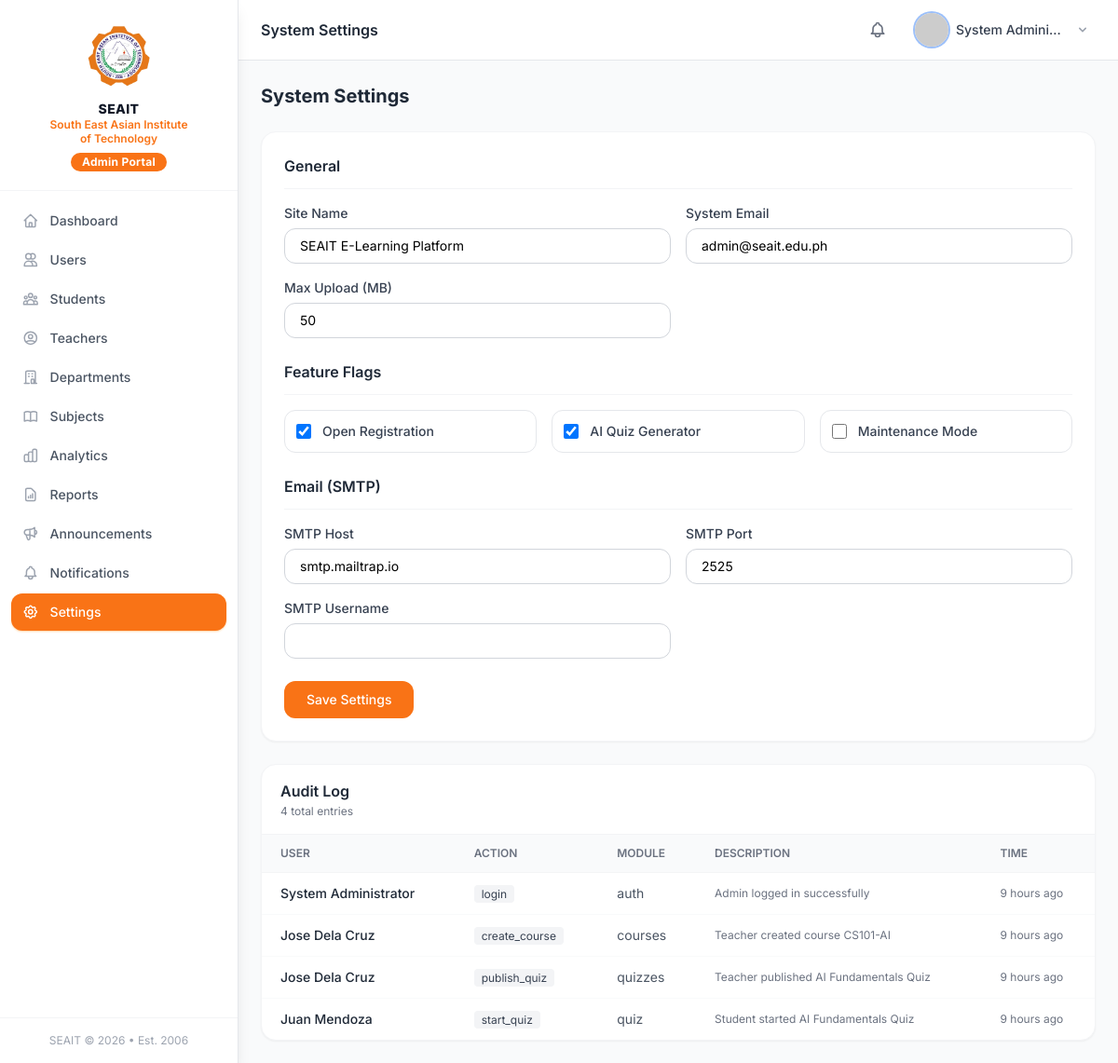
The page /modules/admin/settings.php (signed in) on the database its author committed.
### tables this page shows
CREATE TABLE audit_logs (
    id          INT UNSIGNED AUTO_INCREMENT PRIMARY KEY,
    user_id     INT UNSIGNED DEFAULT NULL,
    action      VARCHAR(100) NOT NULL,
    module      VARCHAR(80)  NOT NULL,
    description TEXT         DEFAULT NULL,
    ip_address  VARCHAR(45)  DEFAULT NULL,
    user_agent  VARCHAR(300) DEFAULT NULL,
    created_at  DATETIME     NOT NULL DEFAULT CURRENT_TIMESTAMP,
    FOREIGN KEY (user_id) REFERENCES users(id) ON DELETE SET NULL,
    INDEX idx_user   (user_id),
    INDEX idx_action (action),
    INDEX idx_module (module),
    INDEX idx_date   (created_at)
);

### core/Database.php (called while the page is built, shortened)
<?php
class Database
{
    private static ?PDO $instance = null;
    public static function getInstance(): PDO
    {
        if (self::$instance === null) {
            $dsn = sprintf(
                'mysql:host=%s;port=%s;dbname=%s;charset=%s',
                DB_HOST, DB_PORT, DB_NAME, DB_CHARSET
            );
            $options = [
                PDO::ATTR_ERRMODE            => PDO::ERRMODE_EXCEPTION,
                PDO::ATTR_DEFAULT_FETCH_MODE => PDO::FETCH_ASSOC,
                PDO::ATTR_EMULATE_PREPARES   => false,
                PDO::MYSQL_ATTR_INIT_COMMAND => "SET NAMES utf8mb4 COLLATE utf8mb4_unicode_ci",
            ];
            try {
                self::$instance = new PDO($dsn, DB_USER, DB_PASS, $options);
            } catch (PDOException $e) {
                if (APP_DEBUG) {
                    die('Database connection failed: ' . $e->getMessage());
                }
                die('A database error occurred. Please try again later.');
            }
        }
        return self::$instance;
    }
    public static function query(string $sql, array $params = []): PDOStatement
    {
        $stmt = self::getInstance()->prepare($sql);
        $stmt->execute($params);
        return $stmt;
    }
    public static function fetchOne(string $sql, array $params = []): ?array
    {
        $row = self::query($sql, $params)->fetch();
        return $row ?: null;
    }
    public static function fetchAll(string $sql, array $params = []): array
    {
        return self::query($sql, $params)->fetchAll();
    }
}

### core/Helpers.php (called while the page is built, shortened)
<?php
function e(mixed $value): string
{
    return htmlspecialchars((string) $value, ENT_QUOTES | ENT_HTML5, 'UTF-8');
}
function getInt(string $key, int $default = 0): int
{
    return (int) ($_GET[$key] ?? $default);
}
function paginate(int $totalRows, int $currentPage, int $perPage = ROWS_PER_PAGE): array
{
    $totalPages = max(1, (int) ceil($totalRows / $perPage));
    $currentPage = max(1, min($currentPage, $totalPages));
    $offset = ($currentPage - 1) * $perPage;
    return [
        'total'       => $totalRows,
        'per_page'    => $perPage,
        'current'     => $currentPage,
        'total_pages' => $totalPages,
        'offset'      => $offset,
        'has_prev'    => $currentPage > 1,
        'has_next'    => $currentPage < $totalPages,
    ];
}
function timeAgo(string $datetime): string
{
    $time  = time() - strtotime($datetime);
    $units = [
        31536000 => 'year',
        2592000  => 'month',
        604800   => 'week',
        86400    => 'day',
        3600     => 'hour',
        60       => 'minute',
        1        => 'second',
    ];
    foreach ($units as $seconds => $label) {
        $count = floor($time / $seconds);
        if ($count >= 1) {
            return "{$count} {$label}" . ($count > 1 ? 's' : '') . ' ago';
        }
    }
    return 'just now';
}

### modules/admin/settings.php (the view, shortened to what this page needs)
<?php
$settings = [];
$rows = Database::fetchAll("SELECT setting_key, setting_value FROM system_settings");
foreach ($rows as $r) $settings[$r['setting_key']] = $r['setting_value'];
$page     = getInt('page', 1);
$total    = Database::fetchOne("SELECT COUNT(*) c FROM audit_logs")['c'];
$pag      = paginate($total, $page, 15);
$auditLogs = Database::fetchAll(
    "SELECT al.*, CONCAT(u.first_name,' ',u.last_name) AS user_name
     FROM audit_logs al LEFT JOIN users u ON u.id=al.user_id
     ORDER BY al.created_at DESC LIMIT {$pag['per_page']} OFFSET {$pag['offset']}"
);
?>
<!DOCTYPE html>
<html lang="en">
<head><?php include __DIR__ . '/../../includes/components/head.php'; ?></head>
<body class="bg-gray-50 min-h-screen">
<?php include __DIR__ . '/../../includes/components/sidebar_admin.php'; ?>
<div class="md:ml-64 flex flex-col min-h-screen">
<?php include __DIR__ . '/../../includes/components/topbar.php'; ?>
<main class="flex-1 p-4 md:p-6 fade-in">
<div class="mb-6">
    <h2 class="text-xl font-bold text-gray-800">System Settings</h2>
</div>
<div class="bg-white rounded-2xl shadow-sm border border-gray-100 p-6 mb-6">
    <form method="POST">
        <h3 class="font-semibold text-gray-800 mb-4 pb-3 border-b border-gray-100">General</h3>
        <div class="grid grid-cols-1 md:grid-cols-2 gap-4 mb-6">
            <div>
                <label class="block text-sm font-medium text-gray-700 mb-1.5">Site Name</label>
                <input type="text" name="site_name" value="<?= e($settings['site_name'] ?? '') ?>"
                       class="w-full px-4 py-2 rounded-xl border border-gray-300 text-sm focus:outline-none focus:ring-2 focus:ring-orange-400">
            </div>
            <div>
                <label class="block text-sm font-medium text-gray-700 mb-1.5">System Email</label>
                <input type="email" name="site_email" value="<?= e($settings['site_email'] ?? '') ?>"
                       class="w-full px-4 py-2 rounded-xl border border-gray-300 text-sm focus:outline-none focus:ring-2 focus:ring-orange-400">
            </div>
            <div>
                <label class="block text-sm font-medium text-gray-700 mb-1.5">Max Upload (MB)</label>
                <input type="number" name="max_upload_mb" value="<?= e($settings['max_upload_mb'] ?? '50') ?>" min="1" max="500"
                       class="w-full px-4 py-2 rounded-xl border border-gray-300 text-sm focus:outline-none focus:ring-2 focus:ring-orange-400">
            </div>
        </div>
        <h3 class="font-semibold text-gray-800 mb-4 pb-3 border-b border-gray-100">Feature Flags</h3>
        <div class="grid grid-cols-1 md:grid-cols-3 gap-4 mb-6">
            <?php foreach ([
                ['key'=>'allow_register',   'label'=>'Open Registration'],
                ['key'=>'ai_quiz_enabled',  'label'=>'AI Quiz Generator'],
                ['key'=>'maintenance_mode', 'label'=>'Maintenance Mode'],
            ] as $flag): ?>
            <label class="flex items-center gap-3 p-3 rounded-xl border border-gray-200 cursor-pointer hover:bg-gray-50">
                <input type="checkbox" name="<?= $flag['key'] ?>" value="1"
                       <?= ($settings[$flag['key']] ?? '0') === '1' ? 'checked' : '' ?>
                       class="w-4 h-4 rounded border-gray-300 text-orange-600 focus:ring-orange-400">
                <span class="text-sm font-medium text-gray-700"><?= $flag['label'] ?></span>
            </label>
            <?php endforeach; ?>
        </div>
        <h3 class="font-semibold text-gray-800 mb-4 pb-3 border-b border-gray-100">Email (SMTP)</h3>
        <div class="grid grid-cols-1 md:grid-cols-2 gap-4 mb-6">
            <div>
                <label class="block text-sm font-medium text-gray-700 mb-1.5">SMTP Host</label>
                <input type="text" name="smtp_host" value="<?= e($settings['smtp_host'] ?? '') ?>"
                       class="w-full px-4 py-2 rounded-xl border border-gray-300 text-sm focus:outline-none focus:ring-2 focus:ring-orange-400">
            </div>
            <div>
                <label class="block text-sm font-medium text-gray-700 mb-1.5">SMTP Port</label>
                <input type="text" name="smtp_port" value="<?= e($settings['smtp_port'] ?? '587') ?>"
                       class="w-full px-4 py-2 rounded-xl border border-gray-300 text-sm focus:outline-none focus:ring-2 focus:ring-orange-400">
            </div>
            <div>
                <label class="block text-sm font-medium text-gray-700 mb-1.5">SMTP Username</label>
                <input type="text" name="smtp_user" value="<?= e($settings['smtp_user'] ?? '') ?>"
                       class="w-full px-4 py-2 rounded-xl border border-gray-300 text-sm focus:outline-none focus:ring-2 focus:ring-orange-400">
            </div>
        </div>
        <button type="submit" class="px-6 py-2.5 bg-orange-500 text-white font-medium text-sm rounded-xl hover:bg-orange-700 transition">
            Save Settings
        </button>
    </form>
</div>
<div class="bg-white rounded-2xl shadow-sm border border-gray-100" id="audit">
    <div class="px-5 py-4 border-b border-gray-100">
        <h3 class="font-semibold text-gray-800">Audit Log</h3>
        <p class="text-xs text-gray-500 mt-0.5"><?= $total ?> total entries</p>
    </div>
    <div class="overflow-x-auto">
        <table class="w-full text-sm">
            <thead class="bg-gray-50 border-b border-gray-100">
                <tr>
                    <th class="px-5 py-3 text-left text-xs font-semibold text-gray-500 uppercase">User</th>
                    <th class="px-5 py-3 text-left text-xs font-semibold text-gray-500 uppercase">Action</th>
                    <th class="px-5 py-3 text-left text-xs font-semibold text-gray-500 uppercase hidden md:table-cell">Module</th>
                    <th class="px-5 py-3 text-left text-xs font-semibold text-gray-500 uppercase hidden lg:table-cell">Description</th>
                    <th class="px-5 py-3 text-left text-xs font-semibold text-gray-500 uppercase">Time</th>
                </tr>
            </thead>
            <tbody class="divide-y divide-gray-50">
            <?php foreach ($auditLogs as $log): ?>
            <tr class="hover:bg-gray-50">
                <td class="px-5 py-3 font-medium text-gray-800"><?= e($log['user_name'] ?? 'System') ?></td>
                <td class="px-5 py-3"><span class="px-2 py-0.5 bg-gray-100 text-gray-700 rounded text-xs"><?= e($log['action']) ?></span></td>
                <td class="px-5 py-3 text-gray-600 hidden md:table-cell"><?= e($log['module']) ?></td>
                <td class="px-5 py-3 text-gray-500 text-xs hidden lg:table-cell max-w-xs truncate"><?= e($log['description']) ?></td>
                <td class="px-5 py-3 text-gray-500 text-xs"><?= timeAgo($log['created_at']) ?></td>
            </tr>
            <?php endforeach; ?>
            </tbody>
        </table>
    </div>
</div>
</main>
</div>
</body>
</html>

### includes/components/head.php (style rules this page uses)
body { font-family: 'Inter', system-ui, sans-serif; }
.fade-in { animation: fadeIn .25s ease-in-out; }

### rows shown on the page
audit_logs: user_name "System Administrator", action "login", module "auth", description "Admin logged in successfully", created_at "9 hours ago"
audit_logs: user_name "Jose Dela Cruz", action "create_course", module "courses", description "Teacher created course CS101-AI", created_at "9 hours ago"
audit_logs: user_name "Jose Dela Cruz", action "publish_quiz", module "quizzes", description "Teacher published AI Fundamentals Quiz", created_at "9 hours ago"
audit_logs: user_name "Juan Mendoza", action "start_quiz", module "quiz", description "Student started AI Fundamentals Quiz", created_at "9 hours ago"

### other values the page prints
$item['label'] "Dashboard"
$item['label'] "Users"
$item['label'] "Students"
$item['label'] "Teachers"
$item['label'] "Departments"
$item['label'] "Subjects"
$item['label'] "Analytics"
$item['label'] "Reports"
$item['label'] "Announcements"
$item['label'] "Notifications"
$item['label'] "Settings"
$pageTitle "System Settings"
$userName "System Admini…"
$flag['label'] "Open Registration"
$flag['label'] "AI Quiz Generator"
